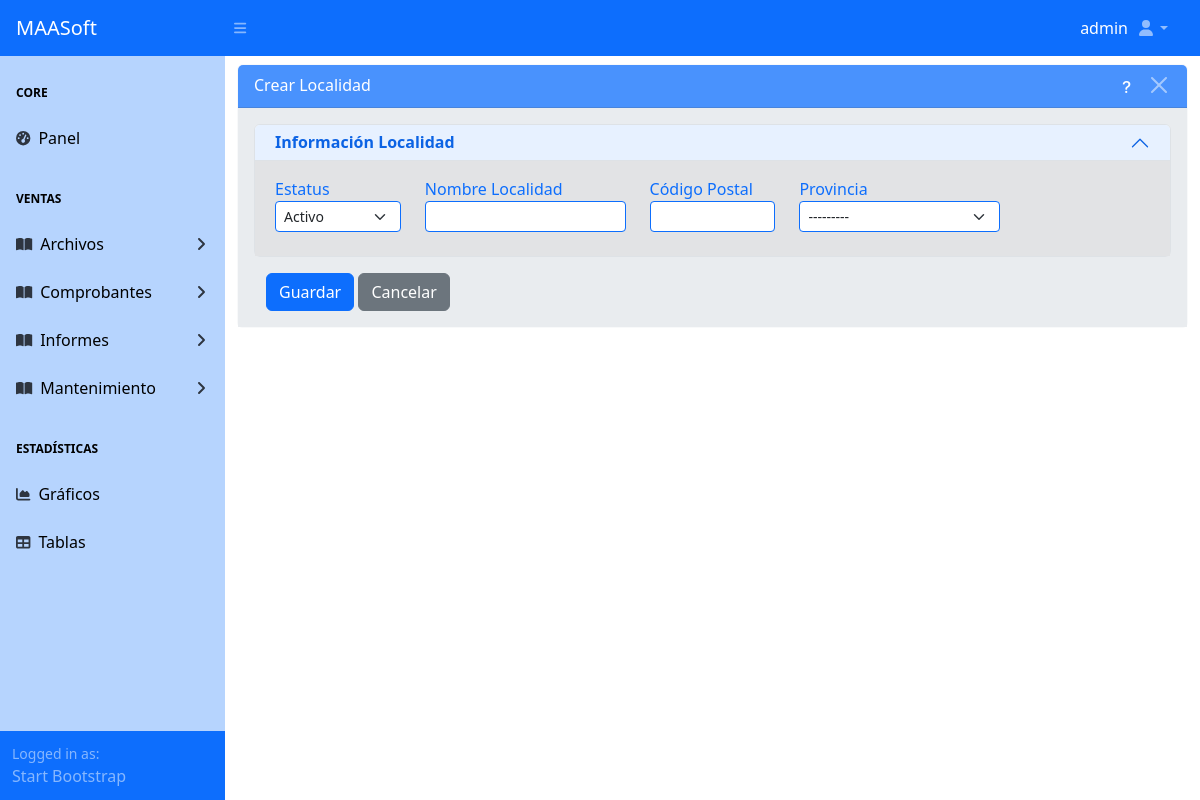
/maestros/localidad/nueva/ (signed in), run on an earlier commit of the app's database.
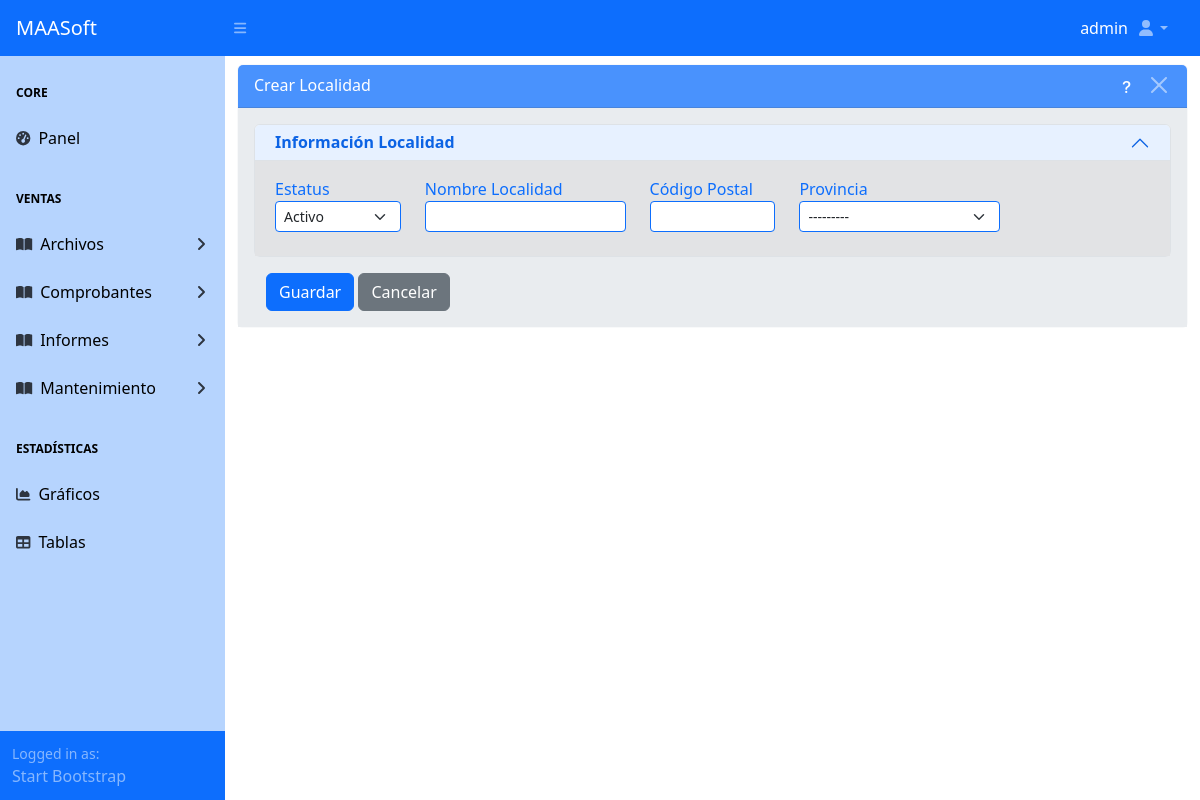
And on a later commit of the database.
### apps/maestros/models/base_models.py (models this page shows)
class Provincia(ModeloBaseGenerico):
	id_provincia = models.AutoField(primary_key=True)
	estatus_provincia = models.BooleanField("Estatus", db_column="estatus", default=True,
											choices=ESTATUS_GEN)
	codigo_provincia = models.CharField("Código", db_column="codigo", max_length=1)
	nombre_provincia = models.CharField("Nombre", db_column="nombre", max_length=30)
	def __str__(self):
		return self.nombre_provincia
	class Meta:
		db_table = 'provincia'
		verbose_name = ('Provincia')
		verbose_name_plural = ('Provincias')
		ordering = ['nombre_provincia']

### apps/maestros/views/localidad_views.py (the view)
# urls.py: path('localidad/nueva/', LocalidadCreateView.as_view(), name='localidad_create'),
class LocalidadCreateView(MaestroCreateView):
	model = ConfigViews.model
	list_view_name = ConfigViews.list_view_name
	form_class = ConfigViews.form_class
	template_name = ConfigViews.template_form
	success_url = ConfigViews.success_url
	permission_required = ConfigViews.permission_add
	extra_context = {
		"accion": f"Crear {ConfigViews.model._meta.verbose_name}",
		"list_view_name" : ConfigViews.list_view_name
	}

### apps/maestros/forms/localidad_forms.py
class LocalidadForm(CrudGenericForm):
	class Meta:
		model = Localidad
		fields = '__all__'
		widgets = {
			'estatus_localidad':
				forms.Select(attrs={**formclassselect}),
			'id_provincia':
				forms.Select(attrs={**formclassselect}),
			'codigo_postal':
				forms.TextInput(attrs={**formclasstext}),
			'nombre_localidad':
				forms.TextInput(attrs={**formclasstext}),
		}

### apps/maestros/views/cruds_views_generics.py (called while the page is built)
def obtener_requerimientos_modelo(modelo):
	requerimientos = {}
	for field in modelo._meta.fields:
		exclud_fields = ['usuario', 'estacion', 'fcontrol']
		field_info = []
		if not field.primary_key and field.name not in exclud_fields:
			if not field.blank:
				field_info.append("Este campo es obligatorio")
			if hasattr(field, "max_length") and field.max_length is not None:
				field_info.append(f"Debe tener un máximo de {field.max_length} caracteres")
			if field.unique:
				field_info.append("Debe ser único")
			requerimientos[field.verbose_name] = field_info
	return requerimientos

### apps/maestros/templates/maestros/localidad_form.html (shortened to what this page needs)
{% extends 'maestro_form.html' %}
{% load static %}
{% block maincomponent %}
	{% block principalcomponent %}
		<div id="layoutSidenav_content">
			<main>
				<div class="container-fluid">
					<div class="card border-light mb-3 mt-2">
						<div class="card-header text-white bg-primary opacity-75 d-flex
									justify-content-between">
							{{ accion }}
							<div class="flex align-items-center">
								<a
									class="me-2 text-white"
									data-bs-toggle="modal"
									data-bs-target="#helpModal"
									style="cursor: pointer;">
									<i class="bi bi-question-lg"></i></a>
								<button type="button" class="btn-close btn-close-white"
									aria-label="Close"
									onclick="window.location.href='{% url list_view_name %}'">
								</button>
							</div>
						</div>
						<div class="card-body bg-body-secondary">
							<form method="post" enctype="multipart/form-data" novalidate>
								<div class="accordion" id="accordionPanelsStayOpenExample">
									<div class="accordion-item">
										<h2 class="accordion-header">
											<button
												class="accordion-button py-2 "
												type="button"
												data-bs-toggle="collapse"
												data-bs-target="#Información_General"
												aria-expanded="true"
												aria-controls="Información_General">
												<strong>Información Localidad</strong>
											</button>
										</h2>
										<div class="accordion-collapse collapse show"
											id="Información_General">
											<div class="accordion-body bg-secondary-subtle">
												<div class="row">
													<div class="col-md-2">
														<label class="form-label text-primary mb-0">
															{{ form.estatus_localidad.label }}
														</label>
														{{ form.estatus_localidad }}
													</div>
													<div class="col-md-3">
														<label class="form-label text-primary mb-0">
															{{ form.nombre_localidad.label }}
														</label>
														{{ form.nombre_localidad }}
													</div>
													<div class="col-md-2">
														<label class="form-label text-primary mb-0">
															{{ form.codigo_postal.label }}
														</label>
														{{ form.codigo_postal }}
													</div>
													<div class="col-md-3">
														<label class="form-label text-primary mb-0">
															{{ form.id_provincia.label }}
														</label>
														{{ form.id_provincia }}
													</div>
												</div>
											</div>
										</div>
									</div>
								</div>
								<div class="container mt-3">
									<button class="btn btn-primary" type="submit" id="guardarBtn">
										Guardar
									</button>
									<a class="btn btn-secondary" href="{% url list_view_name %}">
										Cancelar
									</a>
								</div>
							</form>
						</div>
					</div>
				</div>
			</main>
		</div>
	{% endblock principalcomponent %}
{% endblock maincomponent %}

What changed in the data, as far as the page shows it:
added Provincia: id_provincia "---------"
Also different on the page:
form field id_provincia: "---------" → (not shown)
